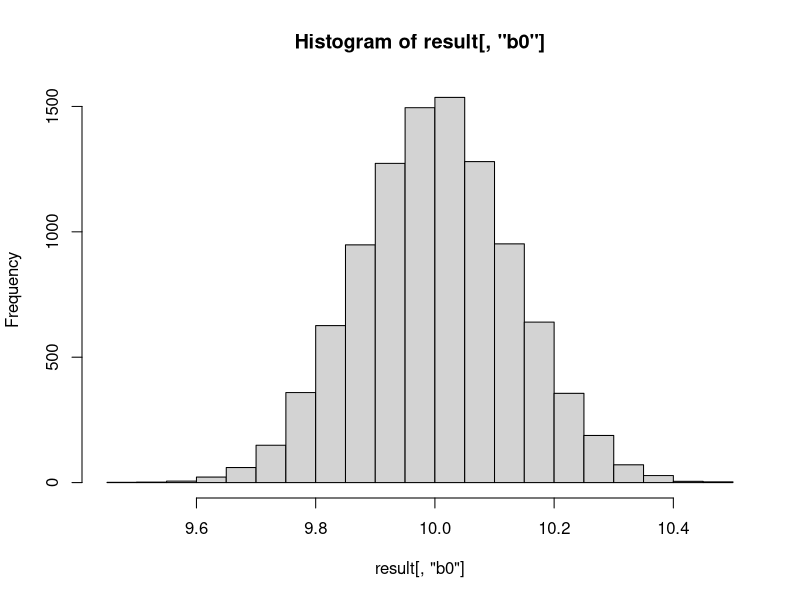
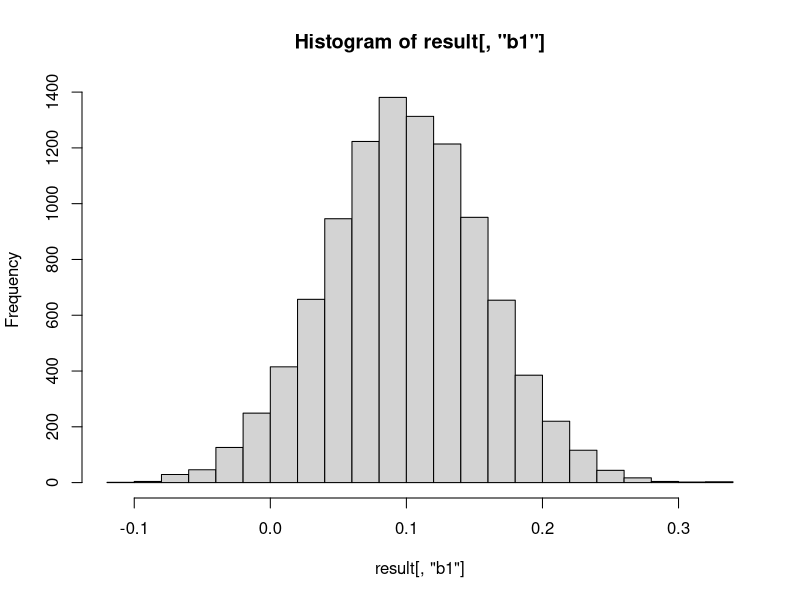

Write the R code that produced these figures, in order.
# Limpa as variaveis anteriores
rm(list = ls())


#  Part A

# Write a do-file that simulates 10.000 samples with 300 observations each
# of a model Yi = 10 + 0.1*Xi + ui, where Xi ~ N(2; 1) and ui ~ N(0; 1).
# Store the OLS estimate and the standard error of b1 in each simulation.
# Plot the histogram of your b1 estimates. How does it look like?

# Carreca funcoes locais
# source("./Lista 2/functions.R")

#  numero total de amostras ensaiadas
sampleTotal = 1e4

# Numero total de obseracoes em cada amosra
N_obs=300;

# declara uma matrix que vai conter os resultados
result = matrix(NA, nrow=sampleTotal, ncol=4)
colnames(result) = c("b0", "b1", "var(b0)", "var(b1)")

for (i in 1:sampleTotal)
{
  x = rnorm(N_obs, mean = 2, sd = 1)
  u = rnorm(N_obs, mean = 0, sd = 1)
  
  y = 10 + 0.1*x + u
  
  data = data.frame(y, x) 
  
  fit = lm("y ~ x", data = data)
  
  result[i, c("b0", "b1")] = fit$coefficients;
  result[i, c("var(b0)", "var(b1)")] = diag(vcov(fit));
  # result[i, c("tt")] = summary(fit)$coefficients["x","t value"];
  # a$coefficients["x","t value"]
  
}

hist(result[ ,"b0"], breaks = 20)
hist(result[ ,"b1"], breaks = 20)



# Part B
# Analyzing these 10.000 estimates of b1, what is the mean and the 
# standard error of b1? Are these values  similar to what you would predict?
colMeans(result)
diag(var(result))

# Part C
# For each simulation, calculate a test statistic to test the hypothesis 
# that b1 = 0.1 at 5% significance level. What is the critical value?
# What is the proportion of cases that you reject the null?
# Is this what you would expect?
t_0.1 = (result[ ,"b1"]- 0.1) / sqrt(result[ ,"var(b1)"])
print(sum(t_0.1 > 1.96 | t_0.1 < -1.96)/sampleTotal)


# Part D
# For each simulation, calculate a test statistic to test the hypothesis 
# that b1 = 0.95, b1 = 0.5 and b1 = 0 at 5% significance level. 
# What is the critical value? Do you reject the null more or less often 
# than in the previous item? Is this what you would expect?
t_0.95 = (result[ ,"b1"]- 0.95) / sqrt(result[ ,"var(b1)"])
print(sum(t_0.95 > 1.96 | t_0.95 < -1.96)/sampleTotal)

t_0.50 = (result[ ,"b1"]- 0.5) / sqrt(result[ ,"var(b1)"])
print(sum(t_0.50 > 1.96 | t_0.50 < -1.96)/sampleTotal)

t_0 = (result[ ,"b1"]- 0) / sqrt(result[ ,"var(b1)"])
print(sum(t_0 > 1.96 | t_0 < -1.96)/sampleTotal)

